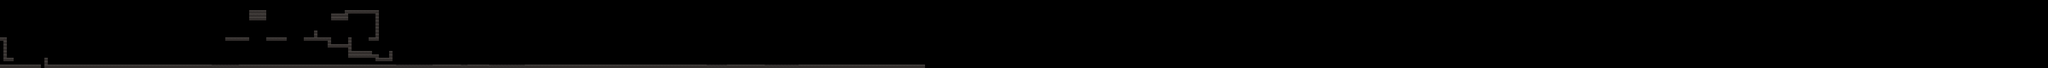

A 2D game scene composited from a Tiled map and its tileset images. What follows is a short description and the map's XML, with each tile layer's data collapsed to a summary:
An orthogonal 600x20 tile map with 40x40 px tiles, 2 tile layers (Sol, Back_fond), 7 tilesets and 105 objects (34x Piques, 13x Tube, 12x Soufflerie, 12x Tourelle, 7x Alien, ...).

<map version="1.0" orientation="orthogonal" width="600" height="20" tilewidth="40" tileheight="40">
 <tileset firstgid="1" name="aith_tiles" tilewidth="40" tileheight="40">
  <image source="../gfx/misc/aith_tiles.png" width="240" height="120" />
 </tileset>
 <tileset firstgid="19" name="background_exterieur_middle" tilewidth="320" tileheight="560">
  <image source="exterieur/background_exterieur_middle.png" width="1920" height="1780" />
 </tileset>
 <tileset firstgid="37" name="background_exterieur_near" tilewidth="800" tileheight="720">
  <image source="exterieur/background_exterieur_near.png" width="2400" height="2160" />
 </tileset>
 <tileset firstgid="46" name="background_exterieur_far" tilewidth="320" tileheight="480">
  <image source="exterieur/background_exterieur_far.png" width="1600" height="480" />
 </tileset>
 <tileset firstgid="51" name="fond" tilewidth="40" tileheight="40">
  <image source="exterieur/fond.png" width="80" height="40" />
 </tileset>
 <tileset firstgid="53" name="background_exterieur_clouds" tilewidth="400" tileheight="400">
  <image source="exterieur/background_exterieur_clouds.png" width="1600" height="1601" />
 </tileset>
 <tileset firstgid="69" name="fond" tilewidth="5000" tileheight="800">
  <image source="vaisseau/fond.png" width="5000" height="800" />
 </tileset>
 <layer name="Sol" width="600" height="20">
  <data>[12000 cells, 384 non-empty, 4 distinct tile ids]</data>
 </layer>
 <objectgroup color="#ff2718" name="Gameplay" width="600" height="20" opacity="0.9">
  <object type="Poubelles" x="12212" y="748" width="80" height="80" />
  <object type="Soucoupe" x="11012" y="576" width="80" height="40" />
  <object type="Soufflerie" x="11132" y="816" width="80" height="40" />
  <object type="Alien" x="11419" y="460" width="80" height="80" />
  <object type="Soucoupe" x="11292" y="456" width="80" height="40" />
  <object type="Alien" x="11052" y="376" width="80" height="80" />
  <object type="AlienHorizontal" x="11212" y="656" width="80" height="80" />
  <object type="Piques" x="11252" y="656" width="40" height="40" />
  <object type="AlienHorizontal" x="10660" y="-504" width="80" height="80" />
  <object type="Alien" x="10220" y="-504" width="80" height="80" />
  <object type="Soufflerie" x="10852" y="816" width="80" height="40" />
  <object type="Piques" x="9420" y="256" width="40" height="40">
   <properties>
    <property name="orientation" value="bas" />
   </properties>
  </object>
  <object type="Alien" x="7612" y="656" width="80" height="80" />
  <object type="Alien" x="9620" y="256" width="80" height="160" />
  <object type="Alien" x="9940" y="96" width="80" height="80" />
  <object type="Alien" x="9800" y="92" width="80" height="80" />
  <object type="Tourelle" x="8172" y="-264" width="80" height="40" />
  <object type="Tourelle" x="7692" y="-264" width="80" height="40" />
  <object type="Tourelle" x="6892" y="576" width="80" height="40" />
  <object type="Soucoupe" x="7372" y="536" width="80" height="40" />
  <object type="Tourelle" x="8292" y="-264" width="80" height="40" />
  <object type="Tourelle" x="8052" y="-264" width="80" height="40" />
  <object type="Tourelle" x="7812" y="-264" width="80" height="40" />
  <object type="tremplin" x="7652" y="16" width="40" height="40" />
  <object type="tremplin" x="7772" y="-64" width="40" height="40">
   <properties>
    <property name="haut" value="" />
   </properties>
  </object>
  <object name="Sol_Destructible" type="Des_sol" x="6532" y="-104" width="200" height="40" />
  <object name="Sol_Destructible" type="Des_sol" x="6732" y="-104" width="200" height="40" />
  <object type="Ascenceur" x="7452" y="-104" width="120" height="40" />
  <object type="Soufflerie" x="7012" y="96" width="80" height="40" />
  <object type="Soucoupe" x="7132" y="-344" width="80" height="40" />
  <object type="Tourelle" x="7892" y="-424" width="80" height="40" />
  <object type="Tourelle" x="7772" y="-424" width="80" height="40" />
  <object type="Tourelle" x="8252" y="-424" width="80" height="40" />
  <object type="Tourelle" x="8132" y="-424" width="80" height="40" />
  <object type="Tourelle" x="8012" y="-424" width="80" height="40" />
  <object type="Tourelle" x="7652" y="-424" width="80" height="40" />
  <object type="Piques" x="8335" y="699" width="40" height="40">
   <properties>
    <property name="orientation" value="haut" />
   </properties>
  </object>
  <object type="Piques" x="8252" y="616" width="40" height="40">
   <properties>
    <property name="orientation" value="bas" />
   </properties>
  </object>
  <object type="Piques" x="8335" y="619" width="40" height="40">
   <properties>
    <property name="orientation" value="gauche" />
   </properties>
  </object>
  <object type="Piques" x="8255" y="699" width="40" height="40">
   <properties>
    <property name="orientation" value="droite" />
   </properties>
  </object>
  <object type="GrosTube" x="6972" y="736" width="40" height="40" />
  <object type="GrosTube" x="6732" y="736" width="40" height="40" />
  <object type="GrosTube" x="6812" y="736" width="40" height="40" />
  <object type="GrosTube" x="6892" y="736" width="40" height="40" />
  <object type="Tube" x="7852" y="736" width="40" height="40" />
  <object type="Tube" x="7929" y="740" width="40" height="40" />
  <object type="Tube" x="8092" y="736" width="40" height="40" />
  <object type="Tube" x="8007" y="735" width="40" height="40" />
  <object type="Tube" x="8172" y="736" width="40" height="40" />
  <object type="AlienHorizontal" x="4720" y="-920" width="80" height="80" />
  <object type="AlienHorizontal" x="5000" y="-680" width="80" height="80" />
  <object type="AlienHorizontal" x="5440" y="-920" width="80" height="80" />
  <object type="AlienHorizontal" x="5440" y="-480" width="80" height="80" />
  <object type="AlienHorizontal" x="5639" y="-597" width="80" height="80" />
  <object type="Piques" x="1200" y="200" width="40" height="40">
   <properties>
    <property name="orientation" value="bas" />
   </properties>
  </object>
  <object type="Piques" x="1240" y="200" width="40" height="40">
   <properties>
    <property name="orientation" value="bas" />
   </properties>
  </object>
  <object type="Piques" x="1280" y="200" width="40" height="40">
   <properties>
    <property name="orientation" value="bas" />
   </properties>
  </object>
  <object type="Piques" x="1160" y="200" width="40" height="40">
   <properties>
    <property name="orientation" value="bas" />
   </properties>
  </object>
  </objectgroup>
 <objectgroup name="Back_near" width="600" height="20" />
 <layer name="Back_fond" width="600" height="20">
  <data>[12000 cells, 0 non-empty, 0 distinct tile ids]</data>
 </layer>
 <objectgroup name="Back_middle" width="600" height="20" />
 <objectgroup name="Back_far" width="600" height="20" />
 <objectgroup name="Back_clouds" width="600" height="20" />
</map>
<!-- 47 of 105 objects omitted -->
